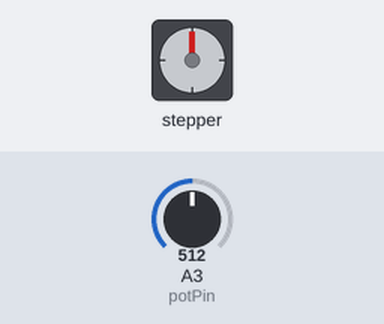
A sketch run on a simulated Arduino Uno, built with avr-gcc and run on an emulated ATmega328P. Shown: stepper motor. The inputs (shaded band) are chosen by the test bench; at power-on: A3 (potPin) = 512. Stepper angles assume 200 steps per turn; what the sketch prints to the serial monitor is not drawn.

Above: at 3.2 s.
3.3 s: A3 (potPin) set to 716
At 5.5 s:
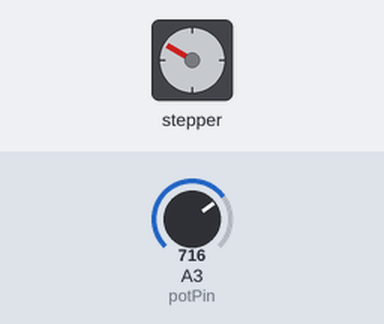
6.3 s: A3 (potPin) set to 630
7.8 s: A3 (potPin) set to 607
At 10.0 s:
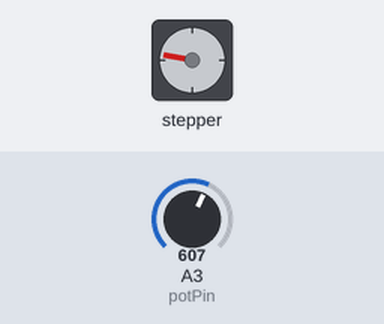
10.8 s: A3 (potPin) set to 511
At 12.5 s:
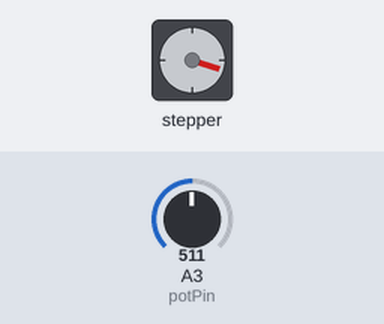
12.8 s: A3 (potPin) set to 900
At 16.5 s:
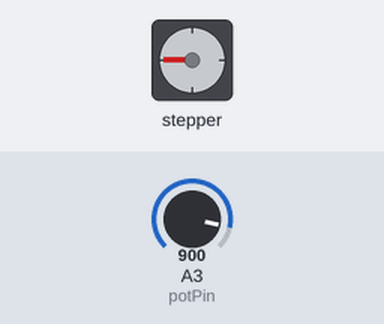
Timing chart, 0 to 16.8 s (numbered marks = the images above; inputs shaded):
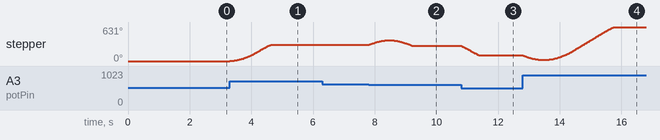

The sketch:

SteerStepCode_withPot_V2.ino
```cpp
# include <AccelStepper.h>

AccelStepper steerStep(1, 9, 8);

int initPos = 0; // Assuming that the wheels are straight in beginning
int upperB = 500;
int lowerB = -500;
int potPin = A3;

void setup() {
  Serial.begin(9600);
  steerStep.setMaxSpeed(200); //sets maximum speed the stepper can reach
  steerStep.setAcceleration(200); // sets stepper acceleration, equal to max speed so speed is constant
  Serial.println("Current Position is: " + String(steerStep.currentPosition()));
  delay(2000);
}


void loop() {
  int potValue = analogRead(potPin);
  //Might not need direction function from before
  int currPos = steerStep.currentPosition();

  int stepLoc = map(potValue, 0, 1000, lowerB, upperB);
  //Serial.println(String(currPos) + "   " + String(stepLoc));
  //Serial.println("Current Position: " + String(currPos));
  //Serial.println("Stepper Position: " + String(stepLoc));
  //Serial.println(abs(currPos-stepLoc));
  //delay(1000);
  if ( abs(currPos-stepLoc) < 50) {
    //steerStep.stop();
    //Serial.println("AT DESIRED POSITION");
    steerStep.setSpeed(0);
  }
  else {
    steerStep.moveTo(stepLoc);
    steerStep.run();
  }
}
```

Measured:
- the behaviour switches between 618 and 617 on A3 (potPin) (found by bisection; images 1 and 2)
- after the input at 3.3 s, stepper: turns 300° clockwise in 1.3 s, starting at once
- after the input at 6.3 s, every drawn part: stays the same
- after the input at 7.8 s, stepper: turns 87° clockwise in 0.67 s, then 107° counter-clockwise in 0.69 s
- after the input at 10.8 s, stepper: turns 172° counter-clockwise in 0.58 s, starting at once
- after the input at 12.8 s, stepper: turns 89° counter-clockwise in 0.67 s, then 612° clockwise in 2.2 s
